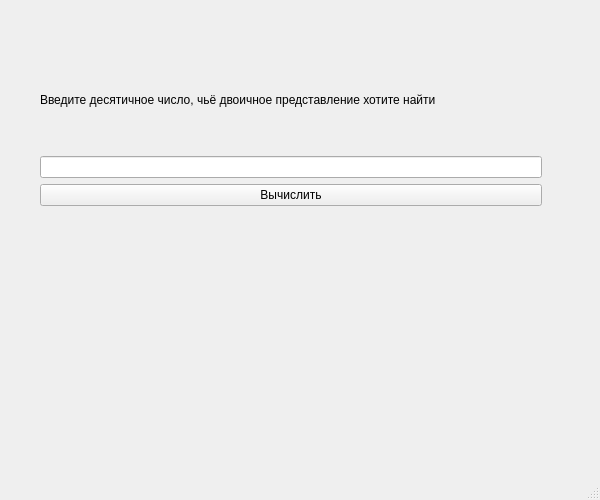
<?xml version="1.0" encoding="UTF-8"?>
<ui version="4.0">
 <class>MainWindow</class>
 <widget class="QMainWindow" name="MainWindow">
  <property name="geometry">
   <rect>
    <x>0</x>
    <y>0</y>
    <width>600</width>
    <height>500</height>
   </rect>
  </property>
  <property name="minimumSize">
   <size>
    <width>600</width>
    <height>500</height>
   </size>
  </property>
  <property name="maximumSize">
   <size>
    <width>600</width>
    <height>500</height>
   </size>
  </property>
  <property name="windowTitle">
   <string>MainWindow</string>
  </property>
  <widget class="QWidget" name="centralwidget">
   <widget class="QWidget" name="verticalLayoutWidget">
    <property name="geometry">
     <rect>
      <x>40</x>
      <y>50</y>
      <width>502</width>
      <height>261</height>
     </rect>
    </property>
    <layout class="QVBoxLayout" name="verticalLayout">
     <property name="sizeConstraint">
      <enum>QLayout::SetDefaultConstraint</enum>
     </property>
     <item>
      <widget class="QLabel" name="label">
       <property name="text">
        <string>Введите десятичное число, чьё двоичное представление хотите найти</string>
       </property>
      </widget>
     </item>
     <item>
      <widget class="QLineEdit" name="lineEdit">
       <property name="text">
        <string/>
       </property>
      </widget>
     </item>
     <item>
      <widget class="QPushButton" name="pushButton">
       <property name="text">
        <string>Вычислить</string>
       </property>
      </widget>
     </item>
     <item>
      <widget class="QLabel" name="label_2">
       <property name="minimumSize">
        <size>
         <width>0</width>
         <height>0</height>
        </size>
       </property>
       <property name="text">
        <string/>
       </property>
      </widget>
     </item>
    </layout>
   </widget>
  </widget>
  <widget class="QMenuBar" name="menubar">
   <property name="geometry">
    <rect>
     <x>0</x>
     <y>0</y>
     <width>600</width>
     <height>22</height>
    </rect>
   </property>
  </widget>
  <widget class="QStatusBar" name="statusbar"/>
 </widget>
 <resources/>
 <connections/>
</ui>
